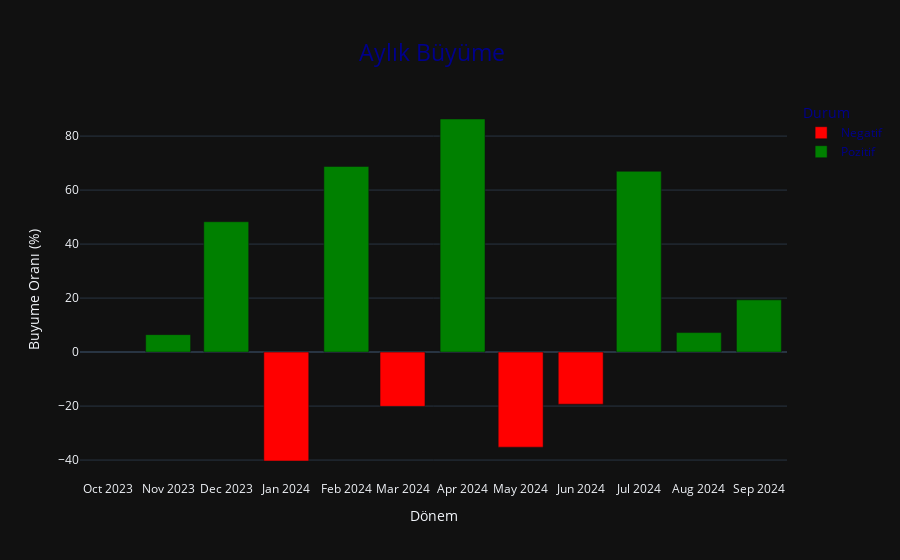

The notebook cell saved with this chart:
### Code cell
fig4 = px.bar(analiz4, x='aylar', 
y='buyume',
title='Aylık Büyüme',
color='durum',
labels={'buyume':'Buyume Oranı (%)', 'aylar':'Dönem'},
color_discrete_map={'Negatif':'red', 'Pozitif':'green'}
)

fig4.update_layout(
    title={'font':dict(color='darkblue', size=23),
    'x':0.48, 'y':0.92},
    legend=dict(
        title='Durum',
        font=dict(color='darkblue')),
    template='plotly_dark'
)

fig4.update_xaxes(
    dtick='M1'
)

fig4.show()

### Figure 1 — Plotly figure (JSON) as saved in the notebook; plotly's stock layout.template omitted (floating-point values rounded to 4 significant figures)
{"data": [{"hovertemplate": "durum=Negatif<br>Dönem=%{x}<br>Buyume Oranı (%)=%{y}<extra></extra>", "legendgroup": "Negatif", "marker": {"color": "red", "pattern": {"shape": ""}}, "name": "Negatif", "orientation": "v", "showlegend": true, "textposition": "auto", "type": "bar", "x": ["2023-10-01T00:00:00.000000000", "2024-01-01T00:00:00.000000000", "2024-03-01T00:00:00.000000000", "2024-05-01T00:00:00.000000000", "2024-06-01T00:00:00.000000000"], "xaxis": "x", "y": [NaN, -40.34, -20.11, -35.22, -19.3], "yaxis": "y"}, {"hovertemplate": "durum=Pozitif<br>Dönem=%{x}<br>Buyume Oranı (%)=%{y}<extra></extra>", "legendgroup": "Pozitif", "marker": {"color": "green", "pattern": {"shape": ""}}, "name": "Pozitif", "orientation": "v", "showlegend": true, "textposition": "auto", "type": "bar", "x": ["2023-11-01T00:00:00.000000000", "2023-12-01T00:00:00.000000000", "2024-02-01T00:00:00.000000000", "2024-04-01T00:00:00.000000000", "2024-07-01T00:00:00.000000000", "2024-08-01T00:00:00.000000000", "2024-09-01T00:00:00.000000000"], "xaxis": "x", "y": [6.462, 48.28, 68.76, 86.33, 66.95, 7.224, 19.35], "yaxis": "y"}], "layout": {"barmode": "relative", "legend": {"font": {"color": "darkblue"}, "title": {"text": "Durum"}, "tracegroupgap": 0}, "title": {"font": {"color": "darkblue", "size": 23}, "text": "Aylık Büyüme", "x": 0.48, "y": 0.92}, "xaxis": {"anchor": "y", "domain": [0, 1], "dtick": "M1", "title": {"text": "Dönem"}}, "yaxis": {"anchor": "x", "domain": [0, 1], "title": {"text": "Buyume Oranı (%)"}}}}
